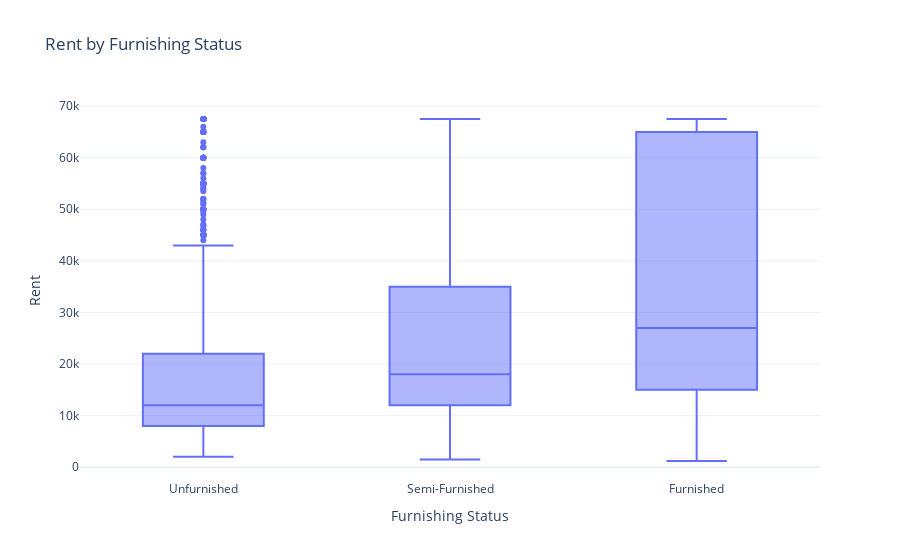

The code cell stored with this chart in its notebook:
### Code cell
# 4. Box Plot: Rent by Furnishing
fig = px.box(
    df,
    x="Furnishing Status",
    y="Rent",
    title="Rent by Furnishing Status",
    template="plotly_white"
)
fig.show()
save_figure(fig, "rent_by_furnishing.png")

### Figure 1 — Plotly figure (JSON) as saved in the notebook; plotly's stock layout.template omitted (floating-point values rounded to 4 significant figures; data arrays with more than 128 entries replaced by an {"elided": "..."} marker saying what was removed)
{"data": [{"alignmentgroup": "True", "hovertemplate": "Furnishing Status=%{x}<br>Rent=%{y}<extra></extra>", "legendgroup": "", "marker": {"color": "#636efa"}, "name": "", "notched": false, "offsetgroup": "", "orientation": "v", "showlegend": false, "type": "box", "x": {"elided": "4686 str values"}, "x0": " ", "xaxis": "x", "y": {"elided": "4686 float values"}, "y0": " ", "yaxis": "y"}], "layout": {"boxmode": "group", "legend": {"tracegroupgap": 0}, "title": {"text": "Rent by Furnishing Status"}, "xaxis": {"anchor": "y", "domain": [0, 1], "title": {"text": "Furnishing Status"}}, "yaxis": {"anchor": "x", "domain": [0, 1], "title": {"text": "Rent"}}}}
